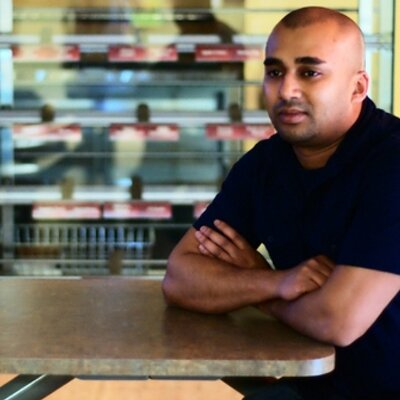
#> input picture example/resources/pic.jpeg, 400 x 400 px
$ python -i funkycam.py   (imports and definitions only)
#> lines starting #> are read from the running program, lines starting #| are printed output that depends on the picture; after the words box and inside, x2 and y2 are one past the last pixel; in counts of white or black regions, pixels touching at a corner belong together
#> further down, picture is the input picture: shape (400, 400, 3); mean B, G, R 87.9, 98.3, 106.4
import os
import random
import cv2
import numpy as np
import seaborn as sns

class Funk(object):
    def __init__( self, n_colors:int = 7, sns_color_palette:str = "rainbow",
                    random_colors:bool = False, color_list:list = [],
                    block_size:int = 17, edge_blur_val:int = 9, color_blur_val:int = 27 ):
        self.n_colors = n_colors
        assert n_colors > 1, f"Number of colors must be greater than 1. Input was {n_colors}"

        self.color_palette = sns_color_palette
        self.random_colors = random_colors
        self.color_list = color_list
        if len(color_list) > 0:
            self.n_colors = len(color_list)

        self.block_size = block_size
        self.edge_blur_val = edge_blur_val
        self.color_blur_val = color_blur_val

        self.lum_mult = [0.114, 0.587, 0.299]
        # self.lum_mult = [0.0722, 0.7152, 0.2126] # alternative lum formula

        self.colors, self.lum = self._color_lum()

    def _color_lum(self):
        if(self.random_colors):
            colors = np.random.randint(0, 255, size=(self.n_colors,3))
        elif(len(self.color_list) == self.n_colors):
            color_pal = np.uint8(np.array(self.color_list))
            colors = color_pal[:,::-1] # get bgr
        else:
            palette = sns.color_palette(self.color_palette, self.n_colors)
            color_pal = np.uint8(np.multiply(np.array(palette), 255))
            colors = color_pal.copy()
            colors = color_pal[:,::-1] # get bgr

        lum = np.uint8(np.sum(np.multiply(colors, self.lum_mult), axis=1))
        colors = colors[np.argsort(lum)]
        lum = np.sort(lum)

        print("Colors:\n", colors)

        return colors, lum

    def edge_mask(self, img):
        # get the edges of the image
        gray = cv2.cvtColor(img, cv2.COLOR_BGR2GRAY)
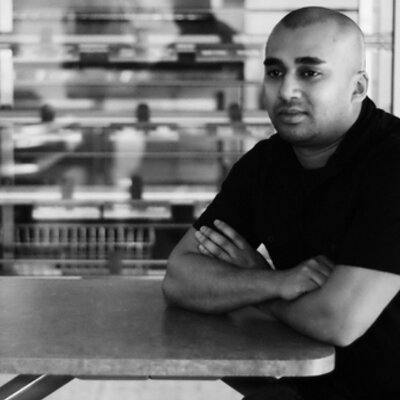
#> gray: shape (400, 400); min 0, max 249, mean 99.6
        gray_blur = cv2.GaussianBlur(gray, (self.edge_blur_val, self.edge_blur_val), -1)
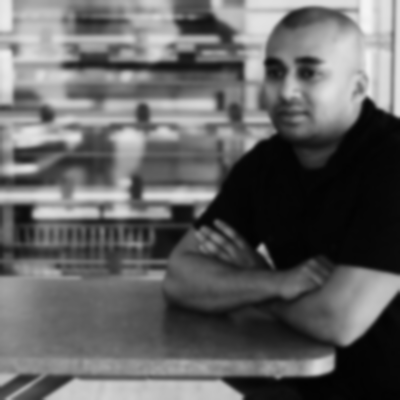
#> gray_blur: shape (400, 400); min 2, max 245, mean 99.6
        edges = cv2.adaptiveThreshold(gray_blur, 255, cv2.ADAPTIVE_THRESH_MEAN_C, cv2.THRESH_BINARY, self.block_size, 2)
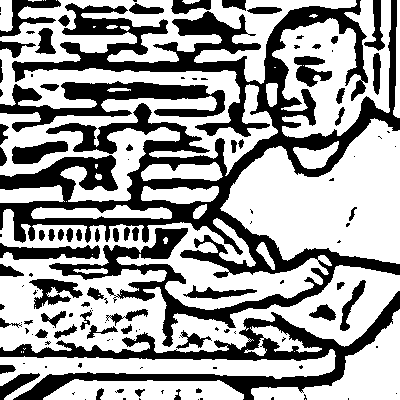
#> edges: shape (400, 400); 61.9% white; 128 black regions (64 under 20 px), largest, box (x1, y1, x2, y2) and area: (0, 0, 400, 347) 35990, (0, 291, 400, 400) 9003, (0, 81, 225, 132) 4449
        return edges

    def pick_color(self, img, color_lums, n_colors):
        # reassigning pixels based on brightness
        # adjusting the colors based on how brightness is visually seen by humans
        img_lum = np.sum(np.multiply(img, self.lum_mult), axis=1)

        condlist = []
        choicelist = []
        for i in range(n_colors):
            choicelist.append(i)
            if i < n_colors-1:
                condlist.append(img_lum < (color_lums[i]+color_lums[i+1])/2)
            else:
                condlist.append(img_lum > (color_lums[i]+color_lums[i-1])/2)

        inds = np.select(condlist, choicelist)

        return inds

    def funkify(self, img):

        edges = self.edge_mask(img)
        blur = cv2.GaussianBlur(img,(self.color_blur_val, self.color_blur_val), sigmaX=0, sigmaY=0)
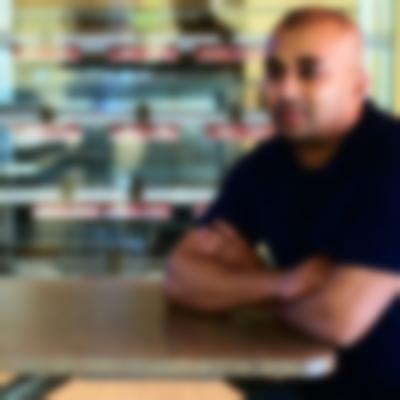
#> blur: shape (400, 400, 3); mean B, G, R 87.9, 98.3, 106.4
        indices = self.pick_color(blur.reshape((-1, 3)), self.lum, self.n_colors)
#> after the loop in pick_color, `for i in range(n_colors):`: choicelist = [0, 1, 2, 3, 4, 5, 6]; condlist = 7 items
        recolored = np.uint8(self.colors[indices].reshape(blur.shape))
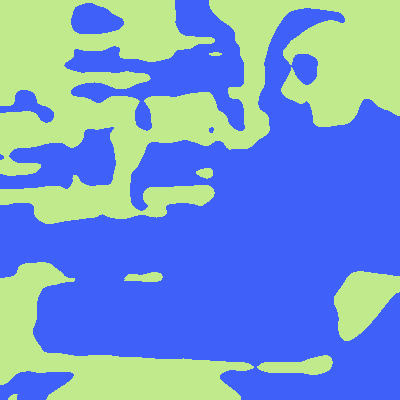
#> recolored: shape (400, 400, 3); mean B, G, R 207.3, 150.1, 113

        cartoon = cv2.bitwise_and(recolored, recolored, mask=edges)
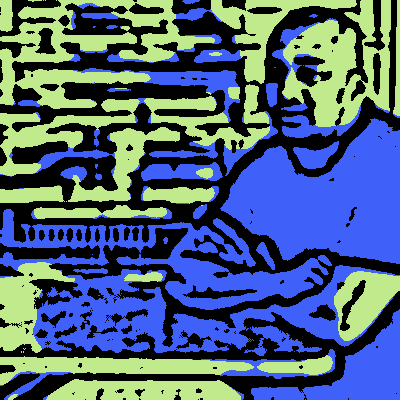
#> cartoon: shape (400, 400, 3); mean B, G, R 123.7, 98.6, 75.3

        return cartoon

>>> import cv2
>>> picture = cv2.imread('../../../example/resources/pic.jpeg')
>>> result = Funk().funkify(picture)
